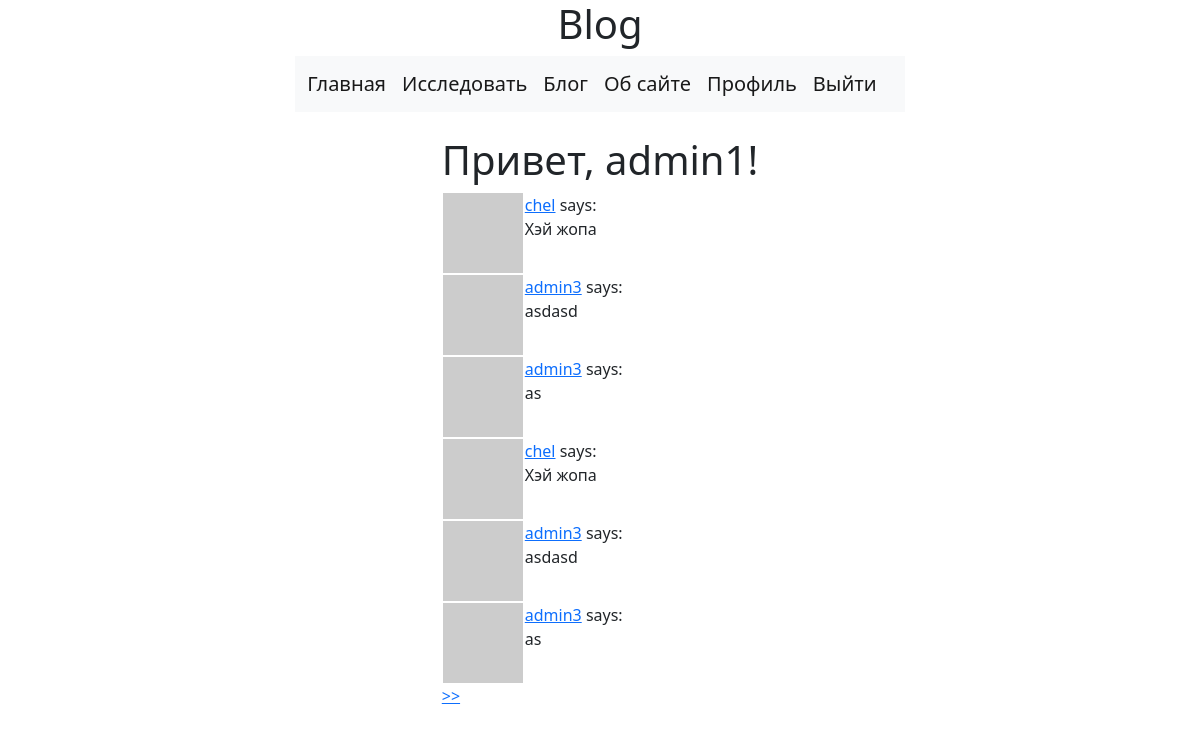
The page /explore (signed in) on the database its author committed.
### app/models.py (models this page shows, shortened)
class User(UserMixin, db.Model):
    id = db.Column(db.Integer, primary_key=True)
    username = db.Column(db.String(64), index=True, unique=True)
    email = db.Column(db.String(120), index=True, unique=True)
    password_hash = db.Column(db.String(128))
    posts = db.relationship('Post', backref='author', lazy='dynamic')
    about_me = db.Column(db.String(140))
    last_seen = db.Column(db.DateTime, default=datetime.utcnow)
    followed = db.relationship(
        "User", secondary=followers,
        primaryjoin=(followers.c.follower_id == id),
        secondaryjoin=(followers.c.followed_id == id),
        backref=db.backref('followers', lazy='dynamic'), lazy='dynamic')
    def avatar(self, size):
        digest = md5(self.email.lower().encode('utf-8')).hexdigest()
        return f'https://www.gravatar.com/avatar/{digest}?d=identicon&s={size}'

class Post(db.Model):
    id = db.Column(db.Integer, primary_key=True)
    body = db.Column(db.String(140))
    timestamp = db.Column(db.DateTime, index=True, default=datetime.utcnow)
    user_id = db.Column(db.Integer, db.ForeignKey('user.id'))

### app/routes.py (the view)
@app.route('/explore')
@login_required
def explore():
    page = request.args.get('page', 1, type=int)
    posts = Post.query.order_by(Post.timestamp.desc()).paginate(page, app.config['POSTS_PER_PAGE'], False)
    next_url = url_for('explore', page=posts.next_num) if posts.has_next else None
    prev_url = url_for('explore', page=posts.prev_num) if posts.has_prev else None
    return render_template('main.html', title='Explore', posts=posts.items,
                           next_url=next_url, prev_url=prev_url)

### app/models.py (called while the page is built)
@login.user_loader
def load_user(id_user):
    return User.query.get(int(id_user))

### app/routes.py (called while the page is built)
@app.before_request
def before_request():
    if current_user.is_authenticated:
        current_user.last_seen = datetime.utcnow()
        db.session.commit()

### app/templates/main.html (shortened to what this page needs)
{% extends "base.html" %}
{% block content %}
    <h1>Привет, {{ current_user.username }}!</h1>
        {% for post in posts %}
            {% include "_post.html" %}
        {% endfor %}
    {% for post in posts %}
        {% include '_post.html' %}
    {% endfor %}
    {% if next_url %}
    <a href="{{ next_url }}" > >> </a>
    {% endif %}
{% endblock %}

### app/templates/_post.html
<table>
    <tr valign="top">
        <td><img src="{{ post.author.avatar(36) }}"></td>
        <td><a href="{{ url_for('user', username=post.author.username) }}">
            {{ post.author.username }}</a>
            says:
            <br>{{ post.body }}</td>
    </tr>
</table>

### rows shown on the page
User: username "admin1"
Post: author.username "chel", body "Хэй жопа"
Post: author.username "admin3", body "asdasd"
Post: author.username "admin3", body "as"
